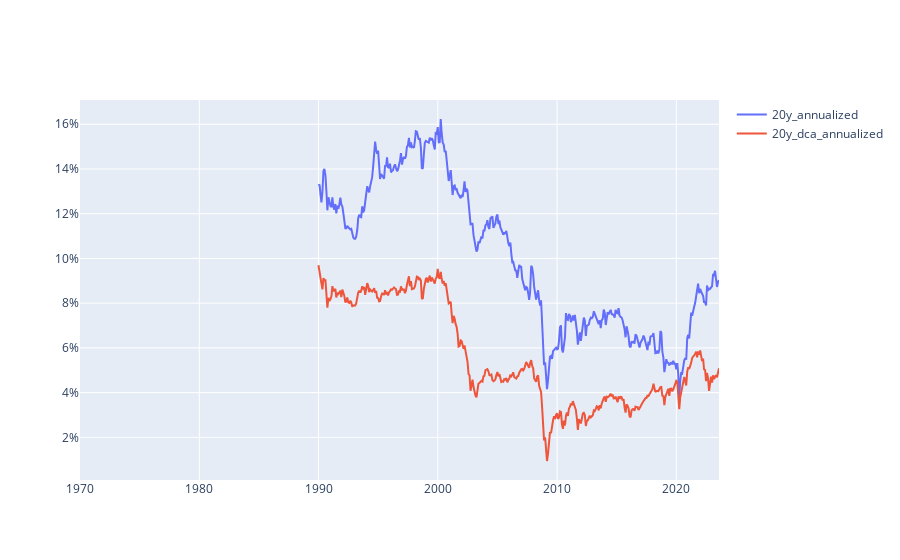

Write notebook code for a chart like this one.
### Code cell
go.Figure(
    [
        go.Scatter(
            x=msci_world.index,
            y=msci_world[column],
            name=column,
            mode='lines'
            )
        for column in ['20y_annualized', '20y_dca_annualized']
    ],
    layout = go.Layout(
        yaxis=dict(
            tickformat='.0%',
        )
    )
)

### Figure 1 — Plotly figure (JSON) as saved in the notebook; plotly's stock layout.template omitted (floating-point values rounded to 4 significant figures; data arrays with more than 128 entries replaced by an {"elided": "..."} marker saying what was removed)
{"data": [{"mode": "lines", "name": "20y_annualized", "type": "scatter", "x": {"elided": "644 str values"}, "y": {"elided": "644 float values"}}, {"mode": "lines", "name": "20y_dca_annualized", "type": "scatter", "x": {"elided": "644 str values"}, "y": {"elided": "644 float values"}}], "layout": {"yaxis": {"tickformat": ".0%"}}}
